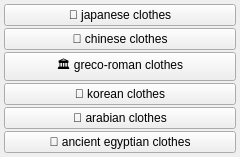
<?xml version="1.0" encoding="UTF-8"?>
<ui version="4.0">
 <class>clothes_clothes_menu</class>
 <widget class="QWidget" name="clothes_clothes_menu">
  <property name="geometry">
   <rect><x>0</x><y>0</y><width>240</width><height>60</height></rect>
  </property>
  <layout class="QGridLayout" name="grid">
   <property name="leftMargin"><number>4</number></property>
   <property name="topMargin"><number>4</number></property>
   <property name="rightMargin"><number>4</number></property>
   <property name="bottomMargin"><number>4</number></property>
   <property name="horizontalSpacing"><number>2</number></property>
   <property name="verticalSpacing"><number>2</number></property>
   <item row="0" column="0">
    <widget class="QPushButton" name="chk_japanese_clothes">
     <property name="checkable"><bool>true</bool></property>
     <property name="text"><string>👘 japanese clothes</string></property>
     <property name="tags" stdset="0"><string>japanese clothes</string></property>
     <property name="group" stdset="0"><string>japanese_clothes</string></property>
     <property name="submenu" stdset="0"><string>:/secondarymenu/clothes_japanese_clothes_menu.ui</string></property>
    </widget>
   </item>
   <item row="1" column="0">
    <widget class="QPushButton" name="chk_chinese_clothes">
     <property name="checkable"><bool>true</bool></property>
     <property name="text"><string>🐉 chinese clothes</string></property>
     <property name="tags" stdset="0"><string>chinese clothes</string></property>
     <property name="group" stdset="0"><string>chinese_clothes</string></property>
     <property name="submenu" stdset="0"><string>:/secondarymenu/clothes_chinese_clothes_menu.ui</string></property>
    </widget>
   </item>
   <item row="2" column="0">
    <widget class="QPushButton" name="chk_greco_roman_clothes">
     <property name="checkable"><bool>true</bool></property>
     <property name="text"><string>🏛️ greco-roman clothes</string></property>
     <property name="tags" stdset="0"><string>greco-roman clothes</string></property>
     <property name="group" stdset="0"><string>clothes</string></property>
    </widget>
   </item>
   <item row="3" column="0">
    <widget class="QPushButton" name="chk_korean_clothes">
     <property name="checkable"><bool>true</bool></property>
     <property name="text"><string>🎎 korean clothes</string></property>
     <property name="tags" stdset="0"><string>korean clothes</string></property>
     <property name="group" stdset="0"><string>clothes</string></property>
    </widget>
   </item>
   <item row="4" column="0">
    <widget class="QPushButton" name="chk_arabian_clothes">
     <property name="checkable"><bool>true</bool></property>
     <property name="text"><string>🧞 arabian clothes</string></property>
     <property name="tags" stdset="0"><string>arabian clothes</string></property>
     <property name="group" stdset="0"><string>clothes</string></property>
    </widget>
   </item>
   <item row="5" column="0">
    <widget class="QPushButton" name="chk_ancient_egyptian_clothes">
     <property name="checkable"><bool>true</bool></property>
     <property name="text"><string>🏺 ancient egyptian clothes</string></property>
     <property name="tags" stdset="0"><string>ancient egyptian clothes</string></property>
     <property name="group" stdset="0"><string>clothes</string></property>
    </widget>
   </item>
  </layout>
 </widget>
 <resources/>
 <connections/>
</ui>
